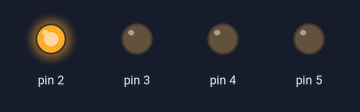
The sketch below on a simulated Arduino Uno, built with avr-gcc and run on an emulated ATmega328P. Shown: output pins drawn as LEDs (lit = HIGH).

Above: at 0.15 s.
At 0.75 s:
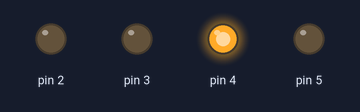
At 1.35 s:
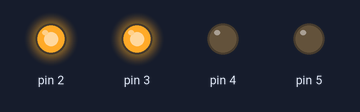
At 2.55 s:
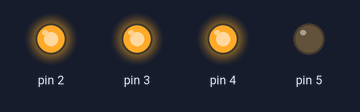
At 3.75 s:
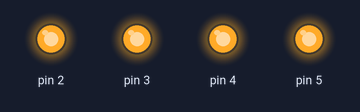
At 5.25 s:
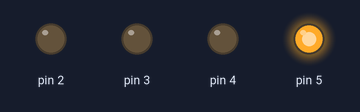
Timing chart, 0 to 5.5 s (numbered marks = the images above):
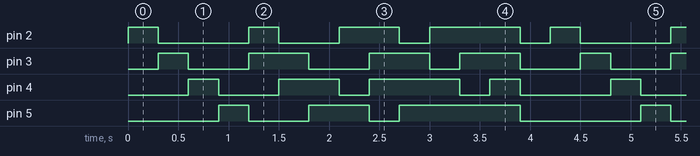

The sketch:

Arcoiris.ino
```cpp
#include "Led.h"
#include "Arcoiris.h"

// Crear objetos Led con los pines que tienes
Led ledAmarillo(2);
Led ledRojo(3);
Led ledVerde(4);
Led ledAzul(5);

// Crear el objeto Arcoiris
Arcoiris efecto(&ledAmarillo, &ledRojo, &ledVerde, &ledAzul, 300);

void setup() {
  // Todo se configura en los constructores
}

void loop() {
  efecto.mostrarSecuencia();
}
```

Arcoiris.cpp
```cpp
#include "Arcoiris.h"
#include <Arduino.h>

Arcoiris::Arcoiris(Led* a, Led* r, Led* v, Led* z, int tiempo) {
  this->amarillo = a;
  this->rojo = r;
  this->verde = v;
  this->azul = z;
  this->tiempo = tiempo;
}

void Arcoiris::mostrarSecuencia() {
  // Encender uno a la vez
  amarillo->encender(); rojo->apagar(); verde->apagar(); azul->apagar();
  delay(tiempo);

  amarillo->apagar(); rojo->encender(); verde->apagar(); azul->apagar();
  delay(tiempo);

  amarillo->apagar(); rojo->apagar(); verde->encender(); azul->apagar();
  delay(tiempo);

  amarillo->apagar(); rojo->apagar(); verde->apagar(); azul->encender();
  delay(tiempo);

  // Encender combinaciones de dos
  amarillo->encender(); rojo->encender(); verde->apagar(); azul->apagar();
  delay(tiempo);

  amarillo->apagar(); rojo->encender(); verde->encender(); azul->apagar();
  delay(tiempo);

  amarillo->apagar(); rojo->apagar(); verde->encender(); azul->encender();
  delay(tiempo);

  amarillo->encender(); rojo->apagar(); verde->apagar(); azul->encender();
  delay(tiempo);

  // Encender tres
  amarillo->encender(); rojo->encender(); verde->encender(); azul->apagar();
  delay(tiempo);

  rojo->encender(); verde->encender(); azul->encender(); amarillo->apagar();
  delay(tiempo);

  amarillo->encender(); verde->encender(); azul->encender(); rojo->apagar();
  delay(tiempo);

  amarillo->encender(); rojo->encender(); azul->encender(); verde->apagar();
  delay(tiempo);

  // Todos encendidos
  amarillo->encender(); rojo->encender(); verde->encender(); azul->encender();
  delay(tiempo);

  // Todos apagados
  amarillo->apagar(); rojo->apagar(); verde->apagar(); azul->apagar();
  delay(tiempo);
}
```

Arcoiris.h
```cpp
#ifndef ARCOIRIS_H
#define ARCOIRIS_H

#include "Led.h"

class Arcoiris {
  private:
    Led* amarillo;
    Led* rojo;
    Led* verde;
    Led* azul;
    int tiempo;

  public:
    Arcoiris(Led* a, Led* r, Led* v, Led* z, int tiempo = 300);
    void mostrarSecuencia();
};

#endif
```

Led.cpp
```cpp
#include "Led.h"
#include <Arduino.h>

Led::Led(int pin) {
  this->pin = pin;
  pinMode(pin, OUTPUT);
}

void Led::encender() {
  digitalWrite(pin, HIGH);
}

void Led::apagar() {
  digitalWrite(pin, LOW);
}
```

Led.h
```cpp
#ifndef LED_H
#define LED_H

class Led {
  private:
    int pin;

  public:
    Led(int pin);
    void encender();
    void apagar();
};

#endif
```

Measured:
- by itself, pin 2: repeats every 4.2 s: LOW 0.90 s, HIGH 0.30 s, LOW 0.60 s, HIGH 0.60 s, LOW 0.30 s, HIGH 0.90 s, LOW 0.30 s, HIGH 0.30 s
- by itself, pin 3: repeats every 4.2 s: 2 × (LOW 0.60 s, HIGH 0.60 s), LOW 0.30 s, HIGH 0.60 s, LOW 0.60 s, HIGH 0.30 s
- by itself, pin 4: repeats every 4.2 s: LOW 0.60 s, HIGH 0.60 s, LOW 0.30 s, HIGH 0.90 s, LOW 0.30 s, HIGH 0.30 s, LOW 0.90 s, HIGH 0.30 s
- by itself, pin 5: repeats every 4.2 s: LOW 0.60 s, HIGH 0.60 s, LOW 0.30 s, HIGH 1.2 s, LOW 1.2 s, HIGH 0.30 s
